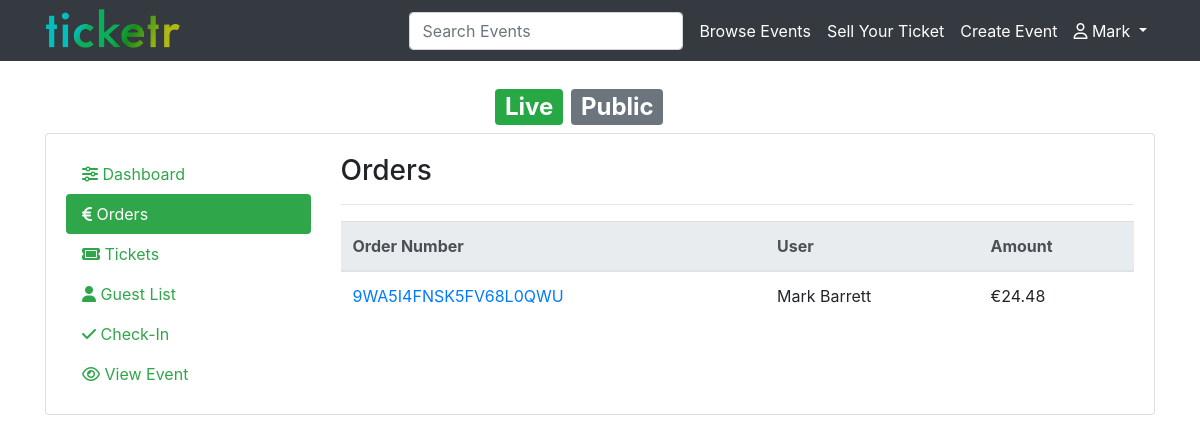
The page /event/manage/orders/1 (signed in) on the database as committed earlier.
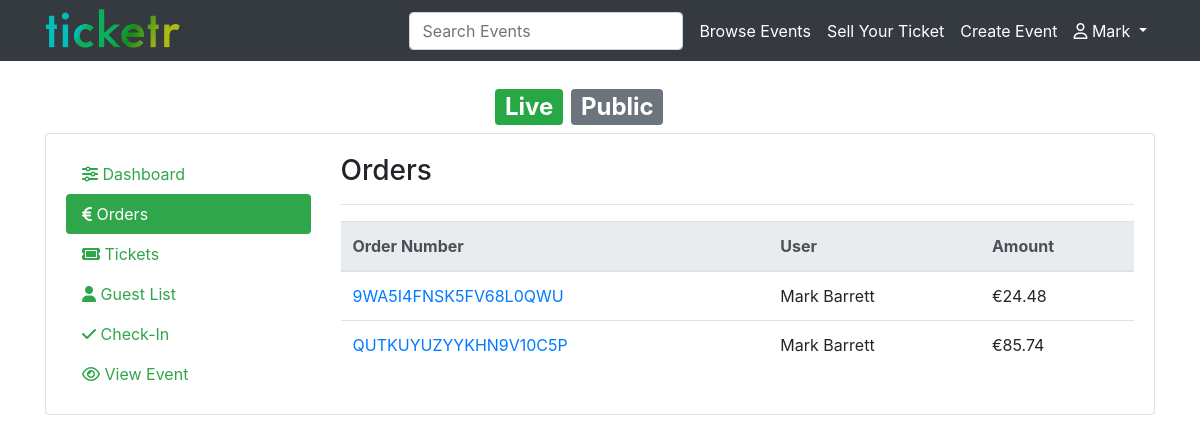
The same page on the database as committed later.
### ticket/models.py (models this page shows, shortened)
class Order(models.Model):
    order_number = models.CharField(max_length=20)
    user = models.ForeignKey(User)
    event = models.ForeignKey(Event)
    payment_amount = models.DecimalField(decimal_places=2, max_digits=6)
    status = models.BooleanField()
    class Meta:
        verbose_name_plural = 'orders'

### event/views.py (the view)
# urls.py: url(r'^manage/orders/(?P<event_id>[0-9]+)$', event.views.ViewEventOrders.as_view(), name='view-event-orders'),
class ViewEventOrders(View):
    def get(self, request, event_id):
        if request.user.is_authenticated:
            event = Event.objects.get(id=event_id)
            user = User.objects.get(id=request.user.id)
            if user == request.user:
                context = {
                    'event': event,
                    'orders': Order.objects.all().filter(event=event, status=True)
                }
                return render(request, 'manage-orders.html', context)
            else:
                return redirect('/event/my-events')
        else:
            return redirect('/account')

### templates/manage-orders.html (shortened to what this page needs)
{% extends "base.html" %}
{% block content %}
{% include 'menu.html' %}
<div class="small_background">
    <div class="container text-white">
        <h2>
            {{ event.title }} <span class="badge badge-success">Live</span>
            {% if event.privacy == 'P' %}
            <span class="badge badge-secondary">Public</span>
            {% else %}
            <span class="badge badge-dark">Unlisted</span>
            {% endif %}
        </h2>
    </div>
</div>
<div class="container small_background_container">
    <div class="card">
        <div class="card-body">
            <div class="row">
                <div class="col-md-3">
                    {% include 'manage-event-menu.html' with active='orders' %}
                </div>
                <div class="col-md-9">
                    <h3>Orders</h3>
                    <hr/>
                    {% if orders %}
                    <table class="table">
                        <thead class="thead-light">
                        <tr>
                            <th scope="col">Order Number</th>
                            <th scope="col">User</th>
                            <th scope="col">Amount</th>
                        </tr>
                        </thead>
                        <tbody>
                        {% for order in orders %}
                        <tr>
                            <td><a href="/event/manage/order/{{order.order_number}}">{{order.order_number}}</a></td>
                            <td>{{order.user.first_name}} {{order.user.last_name}}</td>
                            <td>&euro;{{order.payment_amount}}</td>
                        </tr>
                        {% endfor %}
                        </tbody>
                    </table>
                    {% else %}
                    <p>There has not been any orders yet.</p>
                    {% endif %}
                </div>
            </div>
        </div>
    </div>
    <br/><br/>
</div>
{% endblock content %}

Rows that differ between the two databases and show on the page:
added Order: order_number "QUTKUYUZYYKHN9V10C5P", user.first_name "Mark", user.last_name "Barrett", payment_amount "85.74"
